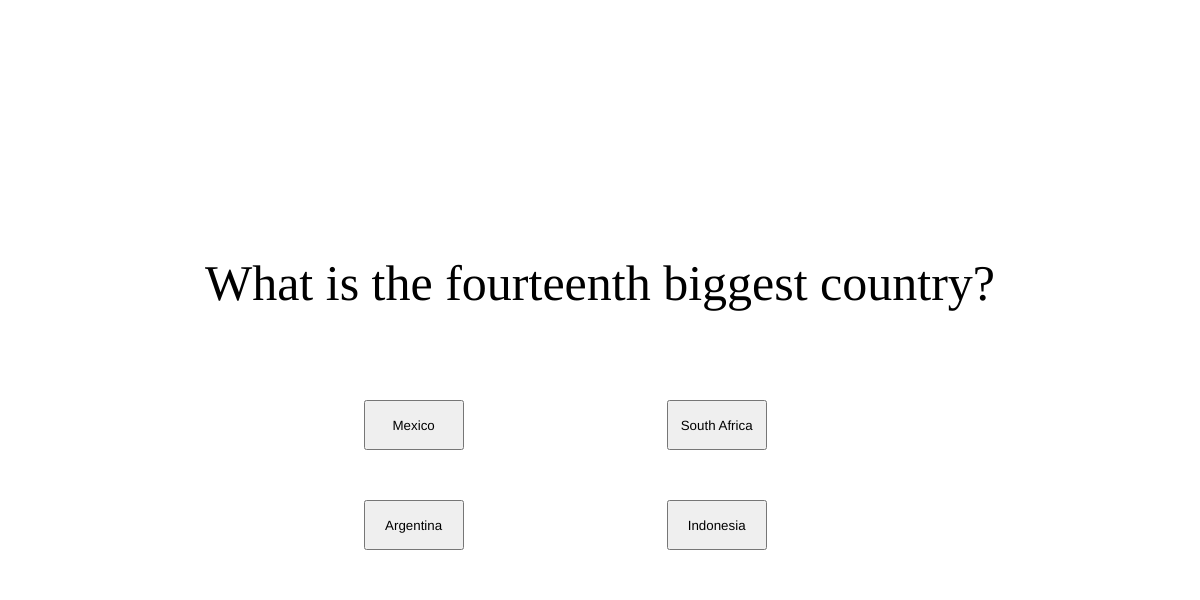
Frame 1 (no input)
Frame 60 (no input): identical to frame 1, image omitted
Frame 120 (the mouse pressed at the canvas centre since frame 60): identical to frame 1, image omitted

The p5.js sketch that drew this single still picture (run headless with seeded random() and noise() and a simulated clock; from frame 60 on, the mouse is pressed at the canvas centre):

// p5.js sketch
// ── sketch.js
/* Decision structure assignment
Madhusha Kulanathan
31/10/2018*/

var textColor;
var answers = ["Mexico", "Indonesia","South Africa","Argentina"]
var textButtonMexico;
var textButtonIndonesia;
var textButtonSouthafrica;
var textButtonArgentina;

function setup() {
  createCanvas(1200, 600);

  // default text color
  textColor = color(0, 0, 0);

  // create answer buttons
  textButtonMexico = createButton("Mexico");
  textButtonMexico.position(width/3.3, 400);
  textButtonMexico.size(100,50);
  textButtonMexico.mousePressed(clickButton);

  textButtonIndonesia = createButton("Indonesia");
  textButtonIndonesia.size(100,50);
  textButtonIndonesia.position(width/1.8, 500);
  textButtonIndonesia.mousePressed(clickButton);

  textButtonSouthafrica = createButton("South Africa");
  textButtonSouthafrica.size(100,50);
  textButtonSouthafrica.position(width/1.8, 400);
  textButtonSouthafrica.mousePressed(clickButton);

  textButtonArgentina = createButton("Argentina");
  textButtonArgentina.size(100,50);
  textButtonArgentina.position(width/3.3, 500);
  textButtonArgentina.mousePressed(clickButton);

}

function draw()
{
  background(255);

  // display text
  noStroke();
  fill(textColor);
  textAlign(CENTER);
  textFont("Futura");
  textSize(50);
  text( "What is the fourteenth biggest country?", width/2, height/2);
}

function clickButton() {


textButtonMexico.size(75,45);
textButtonIndonesia.size(200,100);
textButtonSouthafrica.size(75,45);
textButtonArgentina.size(75,45);
}
